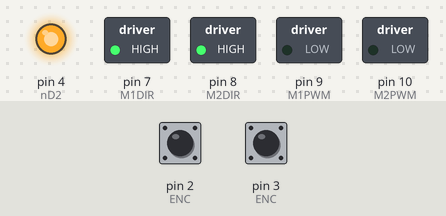
A sketch run on a simulated Arduino Uno, built with avr-gcc and run on an emulated ATmega328P. Shown: switched loads named in the sketch (green lamp = pin HIGH), output pins drawn as LEDs (lit = HIGH). The test bench sets the inputs (shaded band); at power-on: pin 2 (ENC) HIGH, pin 3 (ENC) HIGH. What the sketch prints to the serial monitor is not drawn.

Above: at 0.1 s.
At 1.1 s:
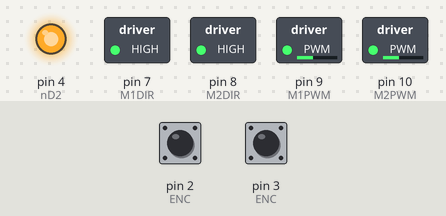
Timing chart, 0 to 2.6 s (numbered marks = the images above):
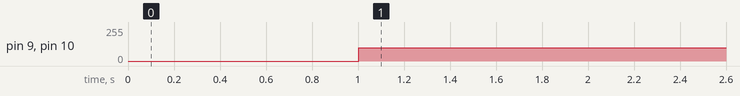

Measured:
- by itself, pin 9 (M1PWM), pin 10 (M2PWM): 0/255 → 100/255 at 1.0 s

The sketch:

openLoopRover.ino
```cpp
#include <arduino.h>
// Pin Assignments

// Motor Driver
#define nD2 4
#define M1DIR 7
#define M2DIR 8
#define M1PWM 9
#define M2PWM 10
#define nSF 12
#define M1FB A0
#define M2FB A1

// 0->rhoDot, 1->phiDot
#define TEST 0

// Dimensions in inches
#define WHEEL_L_RADIUS 5.904/2
#define WHEEL_R_RADIUS 5.891/2

#define WHEELS_DIST (11+(13/16) - 0.988)

#define START 1000
#define VOLT_ESTIM 8
#define M_TEST_PWM 100

// Encoders
void enc1ISR();
void enc2ISR();
void (*encISRptr[2])() = { enc1ISR, enc2ISR };

const uint8_t ENC[2][2] = {{ 2, 5 }, { 3, 11 }};
const float RADII[2] = {WHEEL_R_RADIUS,WHEEL_L_RADIUS};

volatile float velocCounts[2] = {0,0};
volatile long posCounts[2] = {0,0};
float velocRads[2] = {0,0};

float posRads[2] = {0,0};
float voltage = 0;

unsigned long desired_Ts_ms = 25;  // desired sample time in milliseconds
unsigned long last_time_ms;
unsigned long start_time_ms;
float current_time;

void setup() {
  pinMode(nD2, OUTPUT);
  pinMode(M1DIR, OUTPUT);
  pinMode(M2DIR, OUTPUT);
  pinMode(M1PWM, OUTPUT);
  pinMode(M2PWM, OUTPUT);
  pinMode(nSF, INPUT);
  pinMode(M1FB, INPUT);
  pinMode(M2FB, INPUT);

  Serial.begin(115200);

  for (uint8_t i = 0; i < 2; i++) {
    for (uint8_t j = 0; j < 2; j++)
      pinMode(ENC[i][j], INPUT);
    attachInterrupt(digitalPinToInterrupt(ENC[i][0]),
     (*encISRptr[i]), FALLING);
  }

  digitalWrite(nD2, HIGH);
  digitalWrite(M2DIR,HIGH);
  #if TEST == 0
  digitalWrite(M1DIR,HIGH);
  #endif

  last_time_ms = millis();  // set up sample time variable s
  start_time_ms = last_time_ms;
}

void loop() {
  // print out timestamp in seconds
  current_time = (float)(last_time_ms - start_time_ms) / 1000;
  Serial.print(current_time);
  Serial.print("\t");
  Serial.print(voltage);

  float testVar = 0;

  for(uint8_t i = 0; i < 2; i++) {
    updateVeloc(i);
    velocRads[i] = 2*PI*velocCounts[i]/3200;

    #if TEST == 1
    testVar += pow((-1),i)*(RADII[i]*velocRads[i])/WHEELS_DIST;
    #else
    testVar += (RADII[i]*velocRads[i])/2;
    #endif

    Serial.print("\t");
    Serial.print(velocRads[i]);
  }
  Serial.print("\t");
  Serial.println(testVar);
  //Serial.println("");
  static bool step = false;

  if(millis() > START && !step) {
    analogWrite(M1PWM,M_TEST_PWM);
    analogWrite(M2PWM,M_TEST_PWM);
    voltage = VOLT_ESTIM*M_TEST_PWM/255;
    step = true;
  }

  while (millis() < last_time_ms + desired_Ts_ms) {  //wait until desired time passes to
  }
  last_time_ms = millis();
}

void enc1ISR() {
  updateEnc(0);
}

void enc2ISR() {
  updateEnc(1);
}

void updateVeloc(uint8_t encoder) {
  static long lastPos[2] = {0,0};
  long *pos = &posCounts[encoder];
  velocCounts[encoder] = (*pos-lastPos[encoder])/((float)desired_Ts_ms/1000);
  lastPos[encoder] = *pos;
}

void updateEnc(uint8_t encoder) {
  long *pos = &posCounts[encoder];
  if (digitalRead(ENC[encoder][1])) *pos = *pos + 4*pow(-1, encoder);
  else *pos = *pos - 4*pow(-1, encoder);
}
```

controller.cpp
```cpp
#include "controller.h"

Controller::Controller() {
  init(defaultArgs);
}

void Controller::init(float args[4]) {
  KpRhoDot = args[0];
  KpPhiDot = args[1];
  voltageSaturation = args[2];
  voltageMaximum = args[3];
}

void Controller::setDesired(float rDD, float pDD) {
  rhoDotDesired = rDD;
  phiDotDesired = pDD;
}

void Controller::control(const float &RvelocActual,const float &LvelocActual, float &voltageL, float &voltageR) {

}
```

controller.h
```cpp
#ifndef CONT_H
#define CONT_H

class Controller {
  protected:
  const float defaultArgs[4] = {7,10,7.5,8};

  float KpRhoDot;
  float KpPhiDot;
  float voltageSaturation;
  float voltageMaximum;


  float rhoDotDesired;
  float phiDotDesired;
  public:
  Controller();
  Controller(float KpR, float KpP, float vSat, float vMax);

  void setDesired(float rDD, float pDD);

  void init(float args[4]);
  void control(const float &RvelocActual,const float &LvelocActual, float &voltageL, float &voltageR);
};

#endif
```
